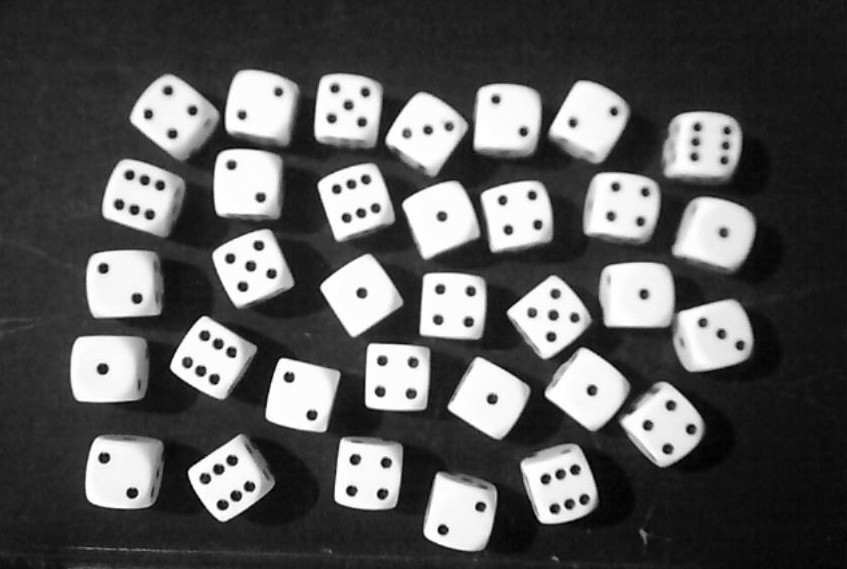
#> input picture images/dices.jpg, 847 x 569 px, found by its file name
$ python object_recognition.py
#> lines starting #> are read from the running program, lines starting #| are printed output that depends on the picture
# -*- coding: utf-8 -*-
"""object_recognition.ipynb

Automatically generated by Colaboratory.

Original file is located at
    https://colab.research.google.com/drive/1HNbL7TsqY6K_HzZ7FqCAkF7wDCXiqK-B
"""

import cv2 as cv
import numpy as np
from matplotlib import pyplot as plt

img = cv.imread('/content/dices.jpg',0)
#> img is the input picture: shape (569, 847); min 0, max 255, mean 89.5
img2 = img.copy()
template = cv.imread('/content/dice.jpg',0)
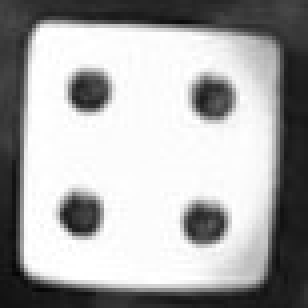
#> input picture images/dice.jpg, 77 x 77 px, found by its file name (shown 4 times larger)
#> template is the input picture: shape (77, 77); min 5, max 255, mean 169
w, h = template.shape[::-1]
#> w = 77; h = 77
# All the 6 methods for comparison in a list
methods = ['cv.TM_CCOEFF', 'cv.TM_CCOEFF_NORMED', 'cv.TM_CCORR',
            'cv.TM_CCORR_NORMED', 'cv.TM_SQDIFF', 'cv.TM_SQDIFF_NORMED']
for meth in methods:
    img = img2.copy()
    method = eval(meth)
    # Apply template Matching
    res = cv.matchTemplate(img,template,method)
    min_val, max_val, min_loc, max_loc = cv.minMaxLoc(res)
    # If the method is TM_SQDIFF or TM_SQDIFF_NORMED, take minimum
    if method in [cv.TM_SQDIFF, cv.TM_SQDIFF_NORMED]:
        top_left = min_loc
    else:
        top_left = max_loc
    bottom_right = (top_left[0] + w, top_left[1] + h)
    cv.rectangle(img,top_left, bottom_right, 255, 2)
    plt.figure(figsize=(12,8))
    plt.subplot(121),plt.imshow(res,cmap = 'gray')
    plt.title('Matching Result'), plt.xticks([]), plt.yticks([])
    plt.subplot(122),plt.imshow(img,cmap = 'gray')
    plt.title('Detected Point'), plt.xticks([]), plt.yticks([])
    plt.suptitle(meth)
    plt.show()
#> this loop made 6 passes
#> (min_val, max_val, min_loc, top_left, bottom_right) on passes 1 to 4: (-25911042, 53218376, (524, 134), (360, 338), (437, 415)), (-0.529, 1, (268, 424), (360, 338), (437, 415)), (11767014, 224757712, (770, 492), (209, 143), (286, 220)), (0.325, 1, (590, 451), (360, 338), (437, 415))
#> (min_val, max_val, max_loc, top_left, bottom_right) on passes 5 to 6: (34224, 199882864, (770, 492), (360, 338), (437, 415)), (0.000154, 1, (0, 0), (360, 338), (437, 415))
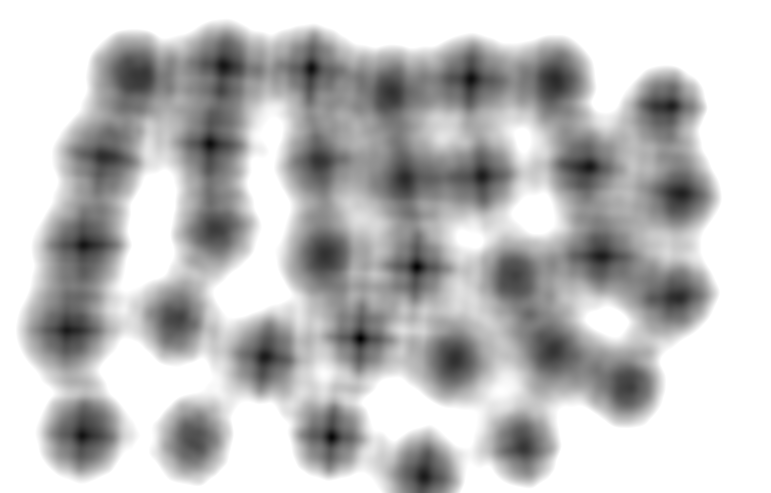
#> res: shape (493, 771) float32; min 0.000154, max 1, mean 0.753

img = cv.imread('/content/mounts.png',0)
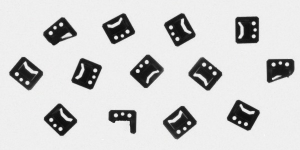
#> input picture images/mounts.png, 300 x 150 px, found by its file name
#> img: shape (150, 300); min 13, max 248, mean 208
img2 = img.copy()
template = cv.imread('/content/mount.png',0)
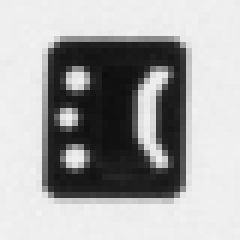
#> input picture images/mount.png, 40 x 40 px, found by its file name (shown 6 times larger)
#> template is the input picture: shape (40, 40); min 14, max 242, mean 168.4
w, h = template.shape[::-1]
#> w = 40; h = 40
# All the 6 methods for comparison in a list
methods = ['cv.TM_CCOEFF', 'cv.TM_CCOEFF_NORMED', 'cv.TM_CCORR',
            'cv.TM_CCORR_NORMED', 'cv.TM_SQDIFF', 'cv.TM_SQDIFF_NORMED']
for meth in methods:
    img = img2.copy()
    method = eval(meth)
    # Apply template Matching
    res = cv.matchTemplate(img,template,method)
    min_val, max_val, min_loc, max_loc = cv.minMaxLoc(res)
    # If the method is TM_SQDIFF or TM_SQDIFF_NORMED, take minimum
    if method in [cv.TM_SQDIFF, cv.TM_SQDIFF_NORMED]:
        top_left = min_loc
    else:
        top_left = max_loc
    bottom_right = (top_left[0] + w, top_left[1] + h)
    cv.rectangle(img,top_left, bottom_right, 255, 2)
    plt.figure(figsize=(15,10))
    plt.subplot(121),plt.imshow(res,cmap = 'gray')
    plt.title('Matching Result'), plt.xticks([]), plt.yticks([])
    plt.subplot(122),plt.imshow(img,cmap = 'gray')
    plt.title('Detected Point'), plt.xticks([]), plt.yticks([])
    plt.suptitle(meth)
    plt.show()
#> this loop made 6 passes
#> (min_val, max_val, min_loc, top_left, bottom_right) on passes 1 to 4: (-4136969.5, 12472682, (111, 33), (228, 10), (268, 50)), (-0.344, 0.889, (236, 37), (228, 10), (268, 50)), (46622416, 64386328, (219, 3), (224, 59), (264, 99)), (0.742, 0.974, (112, 32), (228, 10), (268, 50))
#> (min_val, max_val, max_loc, top_left, bottom_right) on passes 5 to 6: (3126280, 33936336, (111, 32), (228, 10), (268, 50)), (0.0525, 0.524, (112, 32), (228, 10), (268, 50))
#> pass 1, `res = cv.matchTemplate(img,template,method)`:
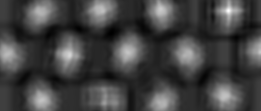
#> res: shape (111, 261) float32; min -4136969.5, max 12472682, mean 250354.5; drawn with min black and max white
#> pass 1, `plt.show()`:
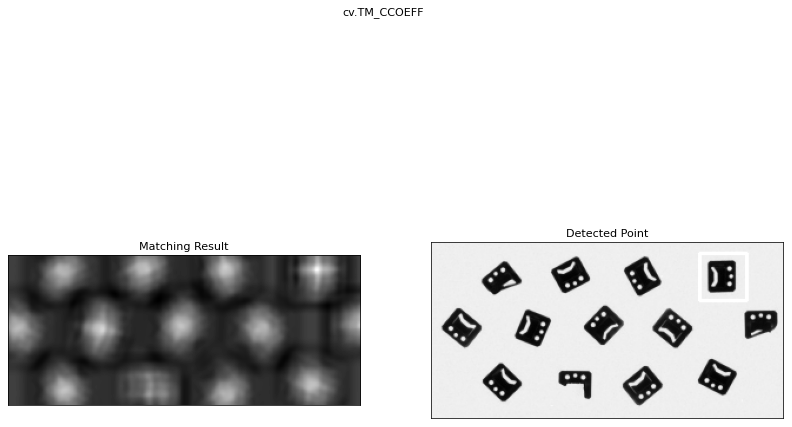
#> figure drawn by matplotlib, 2 panels
#> after the loop:
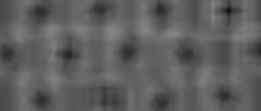
#> res: shape (111, 261) float32; min 0.0525, max 0.524, mean 0.371
